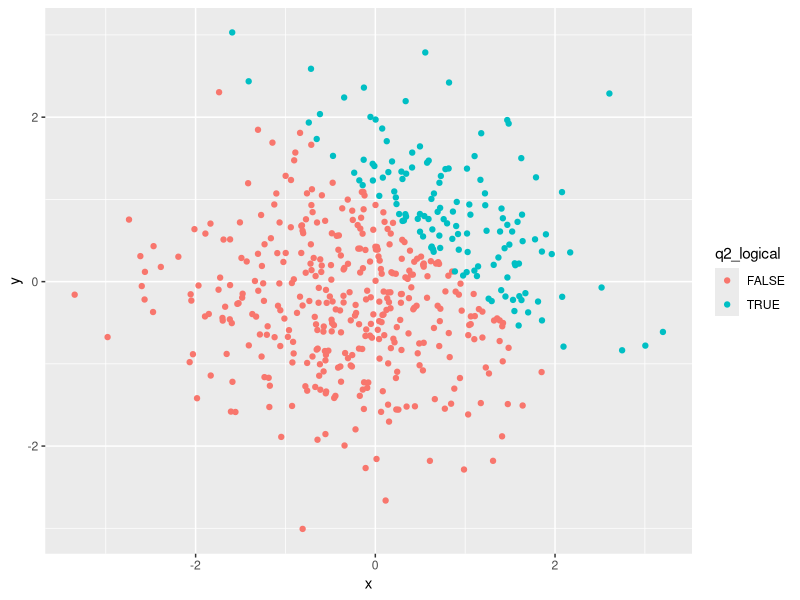
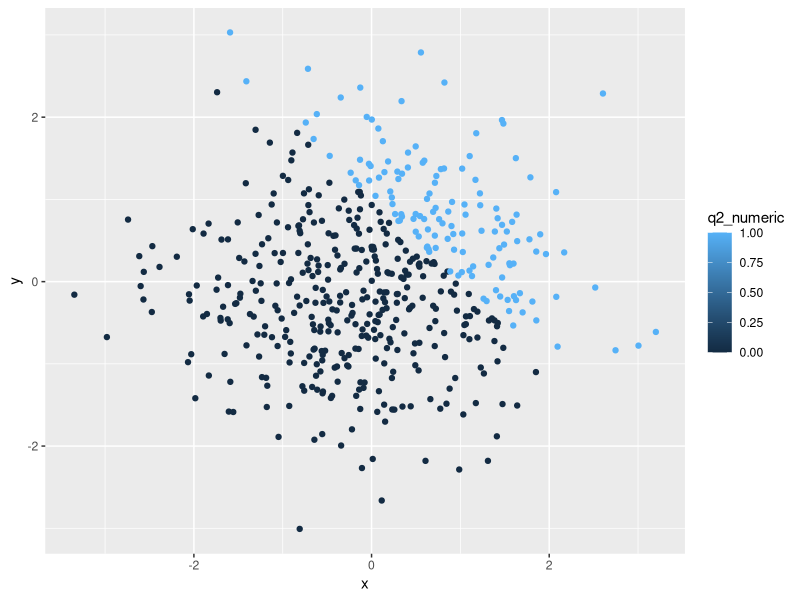
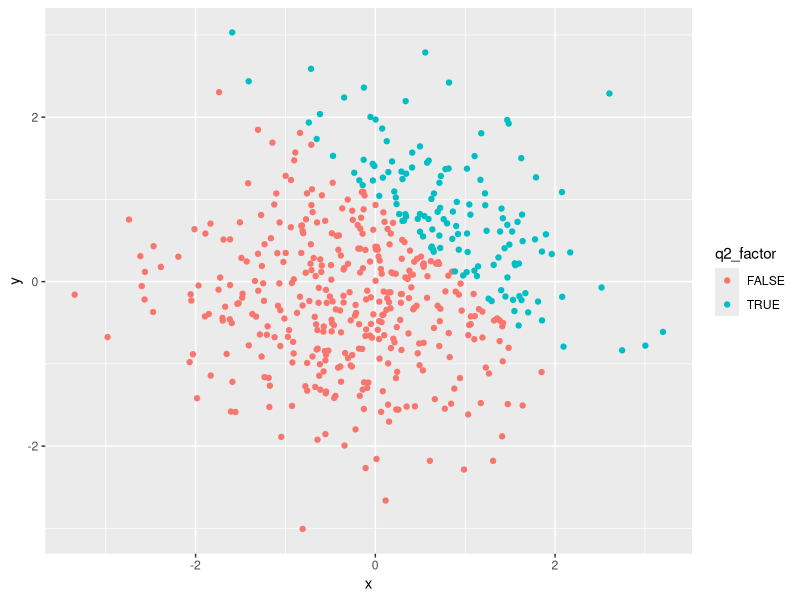

The R script that drew these images, in order:
## ---- chunk 1
knitr::opts_chunk$set(echo = TRUE)
## ---- chunk 2
library(tidyverse)
## ---- chunk 3
hw1q1_df = tibble(
  ran_sample = rnorm(8),
  vec_logical = ran_sample > 0,
  vec_char = c("breakfast", "lunch", "dinner",  "sleep", "coffee", "stars", "nap", "snacks"),
  vec_factor = factor(c("morning", "afternoon", "night", "night", "morning", "night", "afternoon", "afternoon"))
)
## ---- chunk 4
mean(pull(hw1q1_df, ran_sample))
mean(pull(hw1q1_df, vec_logical))
mean(pull(hw1q1_df, vec_char))
mean(pull(hw1q1_df, vec_factor))
## ---- chunk 5
mean(as.numeric(pull(hw1q1_df, vec_logical)))
mean(as.numeric(pull(hw1q1_df, vec_char)))
mean(as.numeric(pull(hw1q1_df, vec_factor)))
## ---- chunk 6
as.numeric(pull(hw1q1_df, vec_logical)) * pull(hw1q1_df,ran_sample)
## ---- chunk 7
as.factor(pull(hw1q1_df, vec_logical)) * pull(hw1q1_df,ran_sample)
## ---- chunk 8
as.numeric(as.factor(pull(hw1q1_df, vec_logical))) * pull(hw1q1_df,ran_sample)
## ---- chunk 9
hw1q2_df = tibble(
  x = rnorm(500),
  y = rnorm(500),
  q2_logical = x + y > 1,
  q2_numeric = as.numeric(q2_logical),
  q2_factor = as.factor(q2_logical)
)
## ---- chunk 10
ggplot(hw1q2_df, aes(x = x, y = y, color = q2_logical)) + 
  geom_point()
## ---- chunk 11
ggplot(hw1q2_df, aes(x = x, y = y, color = q2_numeric)) + 
  geom_point()
## ---- chunk 12
ggplot(hw1q2_df, aes(x = x, y = y, color = q2_factor)) + 
  geom_point()
